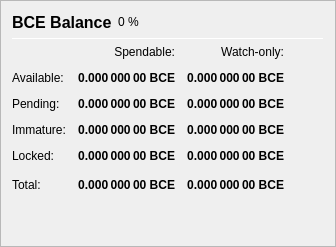
                   <widget class="QFrame" name="frame_Balances">
                    <property name="frameShape">
                     <enum>QFrame::StyledPanel</enum>
                    </property>
                    <property name="frameShadow">
                     <enum>QFrame::Raised</enum>
                    </property>
                    <layout class="QVBoxLayout" name="verticalLayout_4">
                     <item>
                      <layout class="QHBoxLayout" name="horizontalLayout_4">
                       <item>
                        <widget class="QLabel" name="label_5">
                         <property name="minimumSize">
                          <size>
                           <width>0</width>
                           <height>20</height>
                          </size>
                         </property>
                         <property name="font">
                          <font>
                           <pointsize>12</pointsize>
                           <weight>75</weight>
                           <bold>true</bold>
                          </font>
                         </property>
                         <property name="text">
                          <string>BCE Balance</string>
                         </property>
                        </widget>
                       </item>
                       <item>
                        <widget class="QLabel" name="labelBCEPercent">
                         <property name="text">
                          <string notr="true">0 %</string>
                         </property>
                        </widget>
                       </item>
                       <item>
                        <spacer name="horizontalSpacer_3">
                         <property name="orientation">
                          <enum>Qt::Horizontal</enum>
                         </property>
                         <property name="sizeHint" stdset="0">
                          <size>
                           <width>40</width>
                           <height>20</height>
                          </size>
                         </property>
                        </spacer>
                       </item>
                      </layout>
                     </item>
                     <item>
                      <widget class="Line" name="line_Balance">
                       <property name="minimumSize">
                        <size>
                         <width>0</width>
                         <height>1</height>
                        </size>
                       </property>
                       <property name="maximumSize">
                        <size>
                         <width>16777215</width>
                         <height>1</height>
                        </size>
                       </property>
                       <property name="orientation">
                        <enum>Qt::Horizontal</enum>
                       </property>
                      </widget>
                     </item>
                     <item>
                      <layout class="QGridLayout" name="gridLayout">
                       <property name="spacing">
                        <number>12</number>
                       </property>
                       <item row="0" column="1">
                        <widget class="QLabel" name="labelSpendable">
                         <property name="text">
                          <string>Spendable:</string>
                         </property>
                         <property name="alignment">
                          <set>Qt::AlignRight|Qt::AlignTrailing|Qt::AlignVCenter</set>
                         </property>
                        </widget>
                       </item>
                       <item row="0" column="2">
                        <widget class="QLabel" name="labelWatchonly">
                         <property name="text">
                          <string>Watch-only:</string>
                         </property>
                         <property name="alignment">
                          <set>Qt::AlignRight|Qt::AlignTrailing|Qt::AlignVCenter</set>
                         </property>
                        </widget>
                       </item>
                       <item row="1" column="0">
                        <widget class="QLabel" name="labelBalanceText">
                         <property name="text">
                          <string>Available:</string>
                         </property>
                        </widget>
                       </item>
                       <item row="1" column="1">
                        <widget class="QLabel" name="labelBalance">
                         <property name="font">
                          <font>
                           <weight>75</weight>
                           <bold>true</bold>
                          </font>
                         </property>
                         <property name="cursor">
                          <cursorShape>IBeamCursor</cursorShape>
                         </property>
                         <property name="toolTip">
                          <string>Your current spendable balance</string>
                         </property>
                         <property name="text">
                          <string notr="true">0.000 000 00 BCE</string>
                         </property>
                         <property name="alignment">
                          <set>Qt::AlignRight|Qt::AlignTrailing|Qt::AlignVCenter</set>
                         </property>
                         <property name="textInteractionFlags">
                          <set>Qt::LinksAccessibleByMouse|Qt::TextSelectableByKeyboard|Qt::TextSelectableByMouse</set>
                         </property>
                        </widget>
                       </item>
                       <item row="1" column="2">
                        <widget class="QLabel" name="labelWatchAvailable">
                         <property name="font">
                          <font>
                           <weight>75</weight>
                           <bold>true</bold>
                          </font>
                         </property>
                         <property name="cursor">
                          <cursorShape>IBeamCursor</cursorShape>
                         </property>
                         <property name="toolTip">
                          <string>Your current balance in watch-only addresses</string>
                         </property>
                         <property name="text">
                          <string notr="true">0.000 000 00 BCE</string>
                         </property>
                         <property name="alignment">
                          <set>Qt::AlignRight|Qt::AlignTrailing|Qt::AlignVCenter</set>
                         </property>
                         <property name="textInteractionFlags">
                          <set>Qt::LinksAccessibleByMouse|Qt::TextSelectableByKeyboard|Qt::TextSelectableByMouse</set>
                         </property>
                        </widget>
                       </item>
                       <item row="2" column="0">
                        <widget class="QLabel" name="labelPendingText">
                         <property name="text">
                          <string>Pending:</string>
                         </property>
                        </widget>
                       </item>
                       <item row="2" column="1">
                        <widget class="QLabel" name="labelUnconfirmed">
                         <property name="font">
                          <font>
                           <weight>75</weight>
                           <bold>true</bold>
                          </font>
                         </property>
                         <property name="cursor">
                          <cursorShape>IBeamCursor</cursorShape>
                         </property>
                         <property name="toolTip">
                          <string>Total of transactions that have yet to be confirmed, and do not yet count toward the spendable balance</string>
                         </property>
                         <property name="text">
                          <string notr="true">0.000 000 00 BCE</string>
                         </property>
                         <property name="alignment">
                          <set>Qt::AlignRight|Qt::AlignTrailing|Qt::AlignVCenter</set>
                         </property>
                         <property name="textInteractionFlags">
                          <set>Qt::LinksAccessibleByMouse|Qt::TextSelectableByKeyboard|Qt::TextSelectableByMouse</set>
                         </property>
                        </widget>
                       </item>
                       <item row="2" column="2">
                        <widget class="QLabel" name="labelWatchPending">
                         <property name="font">
                          <font>
                           <weight>75</weight>
                           <bold>true</bold>
                          </font>
                         </property>
                         <property name="cursor">
                          <cursorShape>IBeamCursor</cursorShape>
                         </property>
                         <property name="toolTip">
                          <string>Unconfirmed transactions to watch-only addresses</string>
                         </property>
                         <property name="text">
                          <string notr="true">0.000 000 00 BCE</string>
                         </property>
                         <property name="alignment">
                          <set>Qt::AlignRight|Qt::AlignTrailing|Qt::AlignVCenter</set>
                         </property>
                         <property name="textInteractionFlags">
                          <set>Qt::LinksAccessibleByMouse|Qt::TextSelectableByKeyboard|Qt::TextSelectableByMouse</set>
                         </property>
                        </widget>
                       </item>
                       <item row="3" column="0">
                        <widget class="QLabel" name="labelImmatureText">
                         <property name="text">
                          <string>Immature:</string>
                         </property>
                        </widget>
                       </item>
                       <item row="3" column="1">
                        <widget class="QLabel" name="labelImmature">
                         <property name="font">
                          <font>
                           <weight>75</weight>
                           <bold>true</bold>
                          </font>
                         </property>
                         <property name="cursor">
                          <cursorShape>IBeamCursor</cursorShape>
                         </property>
                         <property name="toolTip">
                          <string>Staked or masternode rewards that has not yet matured</string>
                         </property>
                         <property name="text">
                          <string notr="true">0.000 000 00 BCE</string>
                         </property>
                         <property name="alignment">
                          <set>Qt::AlignRight|Qt::AlignTrailing|Qt::AlignVCenter</set>
                         </property>
                         <property name="textInteractionFlags">
                          <set>Qt::LinksAccessibleByMouse|Qt::TextSelectableByKeyboard|Qt::TextSelectableByMouse</set>
                         </property>
                        </widget>
                       </item>
                       <item row="3" column="2">
                        <widget class="QLabel" name="labelWatchImmature">
                         <property name="font">
                          <font>
                           <weight>75</weight>
                           <bold>true</bold>
                          </font>
                         </property>
                         <property name="cursor">
                          <cursorShape>IBeamCursor</cursorShape>
                         </property>
                         <property name="toolTip">
                          <string>Staked or masternode rewards in watch-only addresses that has not yet matured</string>
                         </property>
                         <property name="text">
                          <string notr="true">0.000 000 00 BCE</string>
                         </property>
                         <property name="alignment">
                          <set>Qt::AlignRight|Qt::AlignTrailing|Qt::AlignVCenter</set>
                         </property>
                         <property name="textInteractionFlags">
                          <set>Qt::LinksAccessibleByMouse|Qt::TextSelectableByKeyboard|Qt::TextSelectableByMouse</set>
                         </property>
                        </widget>
                       </item>
                       <item row="4" column="0">
                        <widget class="QLabel" name="labelLockedBalanceText">
                         <property name="toolTip">
                          <string>Locked BCE or Masternode collaterals. These are excluded from zBCE minting.</string>
                         </property>
                         <property name="text">
                          <string>Locked:</string>
                         </property>
                        </widget>
                       </item>
                       <item row="4" column="1">
                        <widget class="QLabel" name="labelLockedBalance">
                         <property name="font">
                          <font>
                           <weight>75</weight>
                           <bold>true</bold>
                          </font>
                         </property>
                         <property name="cursor">
                          <cursorShape>IBeamCursor</cursorShape>
                         </property>
                         <property name="toolTip">
                          <string>Locked BCE or Masternode collaterals. These are excluded from zBCE minting.</string>
                         </property>
                         <property name="text">
                          <string notr="true">0.000 000 00 BCE</string>
                         </property>
                         <property name="alignment">
                          <set>Qt::AlignRight|Qt::AlignTrailing|Qt::AlignVCenter</set>
                         </property>
                         <property name="textInteractionFlags">
                          <set>Qt::LinksAccessibleByMouse|Qt::TextSelectableByKeyboard|Qt::TextSelectableByMouse</set>
                         </property>
                        </widget>
                       </item>
                       <item row="4" column="2">
                        <widget class="QLabel" name="labelWatchLocked">
                         <property name="font">
                          <font>
                           <weight>75</weight>
                           <bold>true</bold>
                          </font>
                         </property>
                         <property name="cursor">
                          <cursorShape>IBeamCursor</cursorShape>
                         </property>
                         <property name="toolTip">
                          <string>Current locked balance in watch-only addresses</string>
                         </property>
                         <property name="text">
                          <string notr="true">0.000 000 00 BCE</string>
                         </property>
                         <property name="alignment">
                          <set>Qt::AlignRight|Qt::AlignTrailing|Qt::AlignVCenter</set>
                         </property>
                         <property name="textInteractionFlags">
                          <set>Qt::LinksAccessibleByMouse|Qt::TextSelectableByKeyboard|Qt::TextSelectableByMouse</set>
                         </property>
                        </widget>
                       </item>
                       <item row="5" column="0">
                        <widget class="QLabel" name="labelTotalText">
                         <property name="toolTip">
                          <string>Your current Blockchainenergy balance, unconfirmed and immature transactions included</string>
                         </property>
                         <property name="text">
                          <string>Total:</string>
                         </property>
                        </widget>
                       </item>
                       <item row="5" column="1">
                        <widget class="QLabel" name="labelTotal">
                         <property name="font">
                          <font>
                           <weight>75</weight>
                           <bold>true</bold>
                          </font>
                         </property>
                         <property name="cursor">
                          <cursorShape>IBeamCursor</cursorShape>
                         </property>
                         <property name="toolTip">
                          <string>Your current Blockchainenergy balance, unconfirmed and immature transactions included</string>
                         </property>
                         <property name="text">
                          <string notr="true">0.000 000 00 BCE</string>
                         </property>
                         <property name="alignment">
                          <set>Qt::AlignRight|Qt::AlignTrailing|Qt::AlignVCenter</set>
                         </property>
                         <property name="textInteractionFlags">
                          <set>Qt::LinksAccessibleByMouse|Qt::TextSelectableByKeyboard|Qt::TextSelectableByMouse</set>
                         </property>
                        </widget>
                       </item>
                       <item row="5" column="2">
                        <widget class="QLabel" name="labelWatchTotal">
                         <property name="font">
                          <font>
                           <weight>75</weight>
                           <bold>true</bold>
                          </font>
                         </property>
                         <property name="cursor">
                          <cursorShape>IBeamCursor</cursorShape>
                         </property>
                         <property name="toolTip">
                          <string>Current total balance in watch-only addresses</string>
                         </property>
                         <property name="text">
                          <string notr="true">0.000 000 00 BCE</string>
                         </property>
                         <property name="alignment">
                          <set>Qt::AlignRight|Qt::AlignTrailing|Qt::AlignVCenter</set>
                         </property>
                         <property name="textInteractionFlags">
                          <set>Qt::LinksAccessibleByMouse|Qt::TextSelectableByKeyboard|Qt::TextSelectableByMouse</set>
                         </property>
                        </widget>
                       </item>
                       <item row="5" column="3">
                        <spacer name="horizontalSpacer_9">
                         <property name="orientation">
                          <enum>Qt::Horizontal</enum>
                         </property>
                         <property name="sizeHint" stdset="0">
                          <size>
                           <width>40</width>
                           <height>20</height>
                          </size>
                         </property>
                        </spacer>
                       </item>
                      </layout>
                     </item>
                     <item>
                      <spacer name="verticalSpacer_3">
                       <property name="orientation">
                        <enum>Qt::Vertical</enum>
                       </property>
                       <property name="sizeHint" stdset="0">
                        <size>
                         <width>20</width>
                         <height>40</height>
                        </size>
                       </property>
                      </spacer>
                     </item>
                    </layout>
                   </widget>
